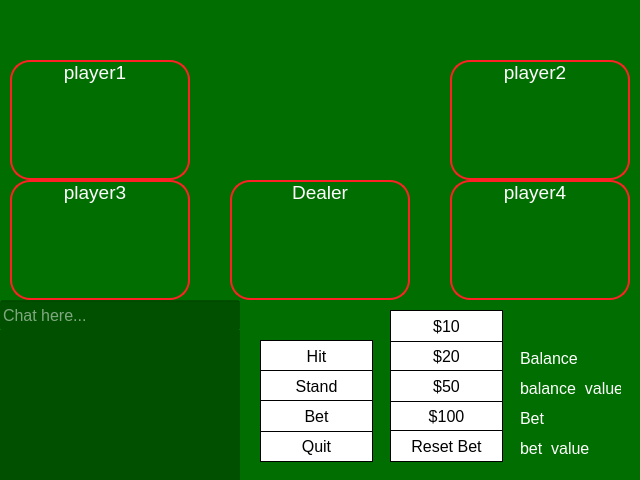
<?xml version="1.0" encoding="UTF-8"?>
<ui version="4.0">
 <class>Form</class>
 <widget class="QWidget" name="Form">
  <property name="geometry">
   <rect>
    <x>0</x>
    <y>0</y>
    <width>640</width>
    <height>480</height>
   </rect>
  </property>
  <property name="sizePolicy">
   <sizepolicy hsizetype="Fixed" vsizetype="Fixed">
    <horstretch>0</horstretch>
    <verstretch>0</verstretch>
   </sizepolicy>
  </property>
  <property name="windowTitle">
   <string>Form</string>
  </property>
  <widget class="QListWidget" name="chat_history">
   <property name="geometry">
    <rect>
     <x>0</x>
     <y>330</y>
     <width>240</width>
     <height>150</height>
    </rect>
   </property>
   <property name="sizePolicy">
    <sizepolicy hsizetype="Fixed" vsizetype="Fixed">
     <horstretch>0</horstretch>
     <verstretch>0</verstretch>
    </sizepolicy>
   </property>
   <property name="font">
    <font>
     <family>Arial</family>
     <pointsize>12</pointsize>
    </font>
   </property>
   <property name="styleSheet">
    <string notr="true">color: rgb(255, 255, 255);
background-color: rgba(0, 0,0, 70);</string>
   </property>
   <property name="frameShape">
    <enum>QFrame::NoFrame</enum>
   </property>
   <property name="frameShadow">
    <enum>QFrame::Sunken</enum>
   </property>
   <property name="horizontalScrollBarPolicy">
    <enum>Qt::ScrollBarAlwaysOff</enum>
   </property>
   <property name="sizeAdjustPolicy">
    <enum>QAbstractScrollArea::AdjustToContentsOnFirstShow</enum>
   </property>
   <property name="editTriggers">
    <set>QAbstractItemView::NoEditTriggers</set>
   </property>
   <property name="movement">
    <enum>QListView::Free</enum>
   </property>
   <property name="isWrapping" stdset="0">
    <bool>false</bool>
   </property>
   <property name="resizeMode">
    <enum>QListView::Adjust</enum>
   </property>
   <property name="layoutMode">
    <enum>QListView::Batched</enum>
   </property>
   <property name="uniformItemSizes">
    <bool>false</bool>
   </property>
   <property name="wordWrap">
    <bool>true</bool>
   </property>
   <property name="selectionRectVisible">
    <bool>false</bool>
   </property>
  </widget>
  <widget class="QLineEdit" name="chat_entry">
   <property name="geometry">
    <rect>
     <x>0</x>
     <y>300</y>
     <width>240</width>
     <height>30</height>
    </rect>
   </property>
   <property name="sizePolicy">
    <sizepolicy hsizetype="Fixed" vsizetype="Fixed">
     <horstretch>0</horstretch>
     <verstretch>0</verstretch>
    </sizepolicy>
   </property>
   <property name="font">
    <font>
     <family>Arial</family>
     <pointsize>12</pointsize>
    </font>
   </property>
   <property name="styleSheet">
    <string notr="true">color: rgb(255, 255, 255);
background-color: rgba(0, 0,0, 70);</string>
   </property>
   <property name="echoMode">
    <enum>QLineEdit::Normal</enum>
   </property>
   <property name="placeholderText">
    <string>Chat here...</string>
   </property>
   <property name="clearButtonEnabled">
    <bool>false</bool>
   </property>
  </widget>
  <widget class="QLabel" name="player1_label">
   <property name="geometry">
    <rect>
     <x>20</x>
     <y>60</y>
     <width>150</width>
     <height>25</height>
    </rect>
   </property>
   <property name="font">
    <font>
     <family>Arial</family>
     <pointsize>14</pointsize>
    </font>
   </property>
   <property name="styleSheet">
    <string notr="true">color: rgb(255, 255, 255);</string>
   </property>
   <property name="text">
    <string>player1</string>
   </property>
   <property name="alignment">
    <set>Qt::AlignCenter</set>
   </property>
  </widget>
  <widget class="QLabel" name="player2_label">
   <property name="geometry">
    <rect>
     <x>460</x>
     <y>60</y>
     <width>150</width>
     <height>25</height>
    </rect>
   </property>
   <property name="font">
    <font>
     <family>Arial</family>
     <pointsize>14</pointsize>
    </font>
   </property>
   <property name="styleSheet">
    <string notr="true">color: rgb(255, 255, 255);</string>
   </property>
   <property name="text">
    <string>player2</string>
   </property>
   <property name="alignment">
    <set>Qt::AlignCenter</set>
   </property>
  </widget>
  <widget class="QLabel" name="player3_label">
   <property name="geometry">
    <rect>
     <x>20</x>
     <y>180</y>
     <width>150</width>
     <height>25</height>
    </rect>
   </property>
   <property name="sizePolicy">
    <sizepolicy hsizetype="Fixed" vsizetype="Fixed">
     <horstretch>0</horstretch>
     <verstretch>0</verstretch>
    </sizepolicy>
   </property>
   <property name="font">
    <font>
     <family>Arial</family>
     <pointsize>14</pointsize>
    </font>
   </property>
   <property name="styleSheet">
    <string notr="true">color: rgb(255, 255, 255);</string>
   </property>
   <property name="text">
    <string>player3</string>
   </property>
   <property name="alignment">
    <set>Qt::AlignCenter</set>
   </property>
  </widget>
  <widget class="QLabel" name="player4_label">
   <property name="geometry">
    <rect>
     <x>460</x>
     <y>180</y>
     <width>150</width>
     <height>25</height>
    </rect>
   </property>
   <property name="font">
    <font>
     <family>Arial</family>
     <pointsize>14</pointsize>
    </font>
   </property>
   <property name="styleSheet">
    <string notr="true">color: rgb(255, 255, 255);</string>
   </property>
   <property name="text">
    <string>player4</string>
   </property>
   <property name="alignment">
    <set>Qt::AlignCenter</set>
   </property>
  </widget>
  <widget class="QLabel" name="dealer_label">
   <property name="geometry">
    <rect>
     <x>260</x>
     <y>180</y>
     <width>120</width>
     <height>25</height>
    </rect>
   </property>
   <property name="font">
    <font>
     <family>Arial</family>
     <pointsize>14</pointsize>
    </font>
   </property>
   <property name="styleSheet">
    <string notr="true">color: rgb(255, 255, 255);</string>
   </property>
   <property name="text">
    <string>Dealer</string>
   </property>
   <property name="alignment">
    <set>Qt::AlignCenter</set>
   </property>
  </widget>
  <widget class="QPushButton" name="hit_button">
   <property name="geometry">
    <rect>
     <x>260</x>
     <y>340</y>
     <width>113</width>
     <height>32</height>
    </rect>
   </property>
   <property name="font">
    <font>
     <family>Arial</family>
     <pointsize>12</pointsize>
    </font>
   </property>
   <property name="styleSheet">
    <string notr="true">:enabled { color: rgb(0, 0, 0);
border-color: rgb(0, 0, 0);
background-color: rgb(255, 255, 255);
border-style:outset;
border-width:1px}
:disabled {
color: rgb(169, 167, 171);
background-color: rgb(255, 255, 255);
border-color: rgb(0, 0, 0);
border-style:outset;
border-width:1px
}</string>
   </property>
   <property name="text">
    <string>Hit</string>
   </property>
  </widget>
  <widget class="QPushButton" name="stand_button">
   <property name="geometry">
    <rect>
     <x>260</x>
     <y>370</y>
     <width>113</width>
     <height>32</height>
    </rect>
   </property>
   <property name="font">
    <font>
     <family>Arial</family>
     <pointsize>12</pointsize>
    </font>
   </property>
   <property name="styleSheet">
    <string notr="true">:enabled { color: rgb(0, 0, 0);
border-color: rgb(0, 0, 0);
background-color: rgb(255, 255, 255);
border-style:outset;
border-width:1px}
:disabled {
color: rgb(169, 167, 171);
background-color: rgb(255, 255, 255);
border-color: rgb(0, 0, 0);
border-style:outset;
border-width:1px
}</string>
   </property>
   <property name="text">
    <string>Stand</string>
   </property>
  </widget>
  <widget class="QPushButton" name="add_20_button">
   <property name="geometry">
    <rect>
     <x>390</x>
     <y>340</y>
     <width>113</width>
     <height>32</height>
    </rect>
   </property>
   <property name="font">
    <font>
     <family>Arial</family>
     <pointsize>12</pointsize>
    </font>
   </property>
   <property name="styleSheet">
    <string notr="true">:enabled { color: rgb(0, 0, 0);
border-color: rgb(0, 0, 0);
background-color: rgb(255, 255, 255);
border-style:outset;
border-width:1px}
:disabled {
color: rgb(169, 167, 171);
background-color: rgb(255, 255, 255);
border-color: rgb(0, 0, 0);
border-style:outset;
border-width:1px
}</string>
   </property>
   <property name="text">
    <string>$20</string>
   </property>
  </widget>
  <widget class="QPushButton" name="add_100_button">
   <property name="geometry">
    <rect>
     <x>390</x>
     <y>400</y>
     <width>113</width>
     <height>32</height>
    </rect>
   </property>
   <property name="font">
    <font>
     <family>Arial</family>
     <pointsize>12</pointsize>
    </font>
   </property>
   <property name="styleSheet">
    <string notr="true">:enabled { color: rgb(0, 0, 0);
border-color: rgb(0, 0, 0);
background-color: rgb(255, 255, 255);
border-style:outset;
border-width:1px}
:disabled {
color: rgb(169, 167, 171);
background-color: rgb(255, 255, 255);
border-color: rgb(0, 0, 0);
border-style:outset;
border-width:1px
}</string>
   </property>
   <property name="text">
    <string>$100</string>
   </property>
  </widget>
  <widget class="QPushButton" name="add_10_button">
   <property name="geometry">
    <rect>
     <x>390</x>
     <y>310</y>
     <width>113</width>
     <height>32</height>
    </rect>
   </property>
   <property name="font">
    <font>
     <family>Arial</family>
     <pointsize>12</pointsize>
    </font>
   </property>
   <property name="styleSheet">
    <string notr="true">:enabled { color: rgb(0, 0, 0);
border-color: rgb(0, 0, 0);
background-color: rgb(255, 255, 255);
border-style:outset;
border-width:1px}
:disabled {
color: rgb(169, 167, 171);
background-color: rgb(255, 255, 255);
border-color: rgb(0, 0, 0);
border-style:outset;
border-width:1px
}</string>
   </property>
   <property name="text">
    <string>$10</string>
   </property>
  </widget>
  <widget class="QPushButton" name="reset_bet_button">
   <property name="geometry">
    <rect>
     <x>390</x>
     <y>430</y>
     <width>113</width>
     <height>32</height>
    </rect>
   </property>
   <property name="font">
    <font>
     <family>Arial</family>
     <pointsize>12</pointsize>
    </font>
   </property>
   <property name="styleSheet">
    <string notr="true">:enabled { color: rgb(0, 0, 0);
border-color: rgb(0, 0, 0);
background-color: rgb(255, 255, 255);
border-style:outset;
border-width:1px}
:disabled {
color: rgb(169, 167, 171);
background-color: rgb(255, 255, 255);
border-color: rgb(0, 0, 0);
border-style:outset;
border-width:1px
}</string>
   </property>
   <property name="text">
    <string>Reset Bet</string>
   </property>
  </widget>
  <widget class="QLabel" name="label">
   <property name="geometry">
    <rect>
     <x>520</x>
     <y>350</y>
     <width>60</width>
     <height>16</height>
    </rect>
   </property>
   <property name="font">
    <font>
     <family>Arial</family>
     <pointsize>12</pointsize>
    </font>
   </property>
   <property name="styleSheet">
    <string notr="true">color: rgb(255, 255, 255);</string>
   </property>
   <property name="text">
    <string>Balance</string>
   </property>
  </widget>
  <widget class="QLabel" name="balance_label">
   <property name="geometry">
    <rect>
     <x>520</x>
     <y>380</y>
     <width>101</width>
     <height>16</height>
    </rect>
   </property>
   <property name="font">
    <font>
     <family>Arial</family>
     <pointsize>12</pointsize>
    </font>
   </property>
   <property name="styleSheet">
    <string notr="true">color: rgb(255, 255, 255);</string>
   </property>
   <property name="text">
    <string>balance_value</string>
   </property>
  </widget>
  <widget class="QLabel" name="label_3">
   <property name="geometry">
    <rect>
     <x>520</x>
     <y>410</y>
     <width>60</width>
     <height>16</height>
    </rect>
   </property>
   <property name="font">
    <font>
     <family>Arial</family>
     <pointsize>12</pointsize>
    </font>
   </property>
   <property name="styleSheet">
    <string notr="true">color: rgb(255, 255, 255);</string>
   </property>
   <property name="text">
    <string>Bet</string>
   </property>
  </widget>
  <widget class="QLabel" name="bet_label">
   <property name="geometry">
    <rect>
     <x>520</x>
     <y>440</y>
     <width>101</width>
     <height>16</height>
    </rect>
   </property>
   <property name="font">
    <font>
     <family>Arial</family>
     <pointsize>12</pointsize>
    </font>
   </property>
   <property name="styleSheet">
    <string notr="true">color: rgb(255, 255, 255);</string>
   </property>
   <property name="text">
    <string>bet_value</string>
   </property>
  </widget>
  <widget class="QPushButton" name="add_50_button">
   <property name="geometry">
    <rect>
     <x>390</x>
     <y>370</y>
     <width>113</width>
     <height>32</height>
    </rect>
   </property>
   <property name="font">
    <font>
     <family>Arial</family>
     <pointsize>12</pointsize>
    </font>
   </property>
   <property name="styleSheet">
    <string notr="true">:enabled { color: rgb(0, 0, 0);
border-color: rgb(0, 0, 0);
background-color: rgb(255, 255, 255);
border-style:outset;
border-width:1px}
:disabled {
color: rgb(169, 167, 171);
background-color: rgb(255, 255, 255);
border-color: rgb(0, 0, 0);
border-style:outset;
border-width:1px
}</string>
   </property>
   <property name="text">
    <string>$50</string>
   </property>
  </widget>
  <widget class="QPushButton" name="quit_button">
   <property name="geometry">
    <rect>
     <x>260</x>
     <y>430</y>
     <width>113</width>
     <height>32</height>
    </rect>
   </property>
   <property name="font">
    <font>
     <family>Arial</family>
     <pointsize>12</pointsize>
    </font>
   </property>
   <property name="styleSheet">
    <string notr="true">:enabled { color: rgb(0, 0, 0);
border-color: rgb(0, 0, 0);
background-color: rgb(255, 255, 255);
border-style:outset;
border-width:1px}
:disabled {
color: rgb(169, 167, 171);
background-color: rgb(255, 255, 255);
border-color: rgb(0, 0, 0);
border-style:outset;
border-width:1px
}</string>
   </property>
   <property name="text">
    <string>Quit</string>
   </property>
  </widget>
  <widget class="QPushButton" name="bet_button">
   <property name="geometry">
    <rect>
     <x>260</x>
     <y>400</y>
     <width>113</width>
     <height>32</height>
    </rect>
   </property>
   <property name="font">
    <font>
     <family>Arial</family>
     <pointsize>12</pointsize>
    </font>
   </property>
   <property name="styleSheet">
    <string notr="true">:enabled { color: rgb(0, 0, 0);
border-color: rgb(0, 0, 0);
background-color: rgb(255, 255, 255);
border-style:outset;
border-width:1px}
:disabled {
color: rgb(169, 167, 171);
background-color: rgb(255, 255, 255);
border-color: rgb(0, 0, 0);
border-style:outset;
border-width:1px
}</string>
   </property>
   <property name="text">
    <string>Bet</string>
   </property>
  </widget>
  <widget class="QLabel" name="label_2">
   <property name="geometry">
    <rect>
     <x>0</x>
     <y>0</y>
     <width>640</width>
     <height>480</height>
    </rect>
   </property>
   <property name="sizePolicy">
    <sizepolicy hsizetype="Expanding" vsizetype="Expanding">
     <horstretch>0</horstretch>
     <verstretch>0</verstretch>
    </sizepolicy>
   </property>
   <property name="font">
    <font>
     <family>Arial</family>
    </font>
   </property>
   <property name="styleSheet">
    <string notr="true">background-color: rgb(0, 110, 0);</string>
   </property>
   <property name="text">
    <string/>
   </property>
  </widget>
  <widget class="QLabel" name="label_4">
   <property name="geometry">
    <rect>
     <x>10</x>
     <y>60</y>
     <width>180</width>
     <height>120</height>
    </rect>
   </property>
   <property name="styleSheet">
    <string notr="true">background-color: rgba(255, 255, 255, 0);
border-color: rgb(255, 255, 255);
border-radius: 20px;
border: 2px solid #ff2025;                  </string>
   </property>
   <property name="text">
    <string/>
   </property>
  </widget>
  <widget class="QLabel" name="label_5">
   <property name="geometry">
    <rect>
     <x>450</x>
     <y>60</y>
     <width>180</width>
     <height>120</height>
    </rect>
   </property>
   <property name="styleSheet">
    <string notr="true">background-color: rgba(255, 255, 255, 0);
border-color: rgb(255, 255, 255);
border-radius: 20px;
border: 2px solid #ff2025;                  </string>
   </property>
   <property name="text">
    <string/>
   </property>
  </widget>
  <widget class="QLabel" name="label_6">
   <property name="geometry">
    <rect>
     <x>10</x>
     <y>180</y>
     <width>180</width>
     <height>120</height>
    </rect>
   </property>
   <property name="styleSheet">
    <string notr="true">background-color: rgba(255, 255, 255, 0);
border-color: rgb(255, 255, 255);
border-radius: 20px;
border: 2px solid #ff2025;                  
</string>
   </property>
   <property name="text">
    <string/>
   </property>
  </widget>
  <widget class="QLabel" name="label_8">
   <property name="geometry">
    <rect>
     <x>230</x>
     <y>180</y>
     <width>180</width>
     <height>120</height>
    </rect>
   </property>
   <property name="styleSheet">
    <string notr="true">background-color: rgba(255, 255, 255, 0);
border-color: rgb(255, 255, 255);
border-radius: 20px;
border: 2px solid #ff2025;                  </string>
   </property>
   <property name="text">
    <string/>
   </property>
  </widget>
  <widget class="QWidget" name="verticalLayoutWidget">
   <property name="geometry">
    <rect>
     <x>20</x>
     <y>90</y>
     <width>62</width>
     <height>81</height>
    </rect>
   </property>
   <layout class="QVBoxLayout" name="card11"/>
  </widget>
  <widget class="QWidget" name="verticalLayoutWidget_2">
   <property name="geometry">
    <rect>
     <x>40</x>
     <y>90</y>
     <width>60</width>
     <height>79</height>
    </rect>
   </property>
   <layout class="QVBoxLayout" name="card12"/>
  </widget>
  <widget class="QWidget" name="verticalLayoutWidget_3">
   <property name="geometry">
    <rect>
     <x>60</x>
     <y>90</y>
     <width>60</width>
     <height>79</height>
    </rect>
   </property>
   <layout class="QVBoxLayout" name="card13"/>
  </widget>
  <widget class="QWidget" name="verticalLayoutWidget_4">
   <property name="geometry">
    <rect>
     <x>80</x>
     <y>90</y>
     <width>60</width>
     <height>79</height>
    </rect>
   </property>
   <layout class="QVBoxLayout" name="card14"/>
  </widget>
  <widget class="QWidget" name="verticalLayoutWidget_5">
   <property name="geometry">
    <rect>
     <x>100</x>
     <y>90</y>
     <width>60</width>
     <height>79</height>
    </rect>
   </property>
   <layout class="QVBoxLayout" name="card15"/>
  </widget>
  <widget class="QWidget" name="verticalLayoutWidget_6">
   <property name="geometry">
    <rect>
     <x>120</x>
     <y>90</y>
     <width>60</width>
     <height>79</height>
    </rect>
   </property>
   <layout class="QVBoxLayout" name="card16"/>
  </widget>
  <widget class="QWidget" name="verticalLayoutWidget_7">
   <property name="geometry">
    <rect>
     <x>460</x>
     <y>90</y>
     <width>60</width>
     <height>79</height>
    </rect>
   </property>
   <layout class="QVBoxLayout" name="card21"/>
  </widget>
  <widget class="QWidget" name="verticalLayoutWidget_8">
   <property name="geometry">
    <rect>
     <x>480</x>
     <y>90</y>
     <width>60</width>
     <height>79</height>
    </rect>
   </property>
   <layout class="QVBoxLayout" name="card22"/>
  </widget>
  <widget class="QWidget" name="verticalLayoutWidget_9">
   <property name="geometry">
    <rect>
     <x>500</x>
     <y>90</y>
     <width>60</width>
     <height>79</height>
    </rect>
   </property>
   <layout class="QVBoxLayout" name="card23"/>
  </widget>
  <widget class="QWidget" name="verticalLayoutWidget_10">
   <property name="geometry">
    <rect>
     <x>520</x>
     <y>90</y>
     <width>60</width>
     <height>79</height>
    </rect>
   </property>
   <layout class="QVBoxLayout" name="card24"/>
  </widget>
  <widget class="QWidget" name="verticalLayoutWidget_11">
   <property name="geometry">
    <rect>
     <x>540</x>
     <y>90</y>
     <width>60</width>
     <height>79</height>
    </rect>
   </property>
   <layout class="QVBoxLayout" name="card25"/>
  </widget>
  <widget class="QWidget" name="verticalLayoutWidget_12">
   <property name="geometry">
    <rect>
     <x>560</x>
     <y>90</y>
     <width>60</width>
     <height>79</height>
    </rect>
   </property>
   <layout class="QVBoxLayout" name="card26"/>
  </widget>
  <widget class="QWidget" name="verticalLayoutWidget_13">
   <property name="geometry">
    <rect>
     <x>460</x>
     <y>210</y>
     <width>60</width>
     <height>79</height>
    </rect>
   </property>
   <layout class="QVBoxLayout" name="card41"/>
  </widget>
  <widget class="QWidget" name="verticalLayoutWidget_14">
   <property name="geometry">
    <rect>
     <x>480</x>
     <y>210</y>
     <width>60</width>
     <height>79</height>
    </rect>
   </property>
   <layout class="QVBoxLayout" name="card42"/>
  </widget>
  <widget class="QWidget" name="verticalLayoutWidget_15">
   <property name="geometry">
    <rect>
     <x>500</x>
     <y>210</y>
     <width>60</width>
     <height>79</height>
    </rect>
   </property>
   <layout class="QVBoxLayout" name="card43"/>
  </widget>
  <widget class="QWidget" name="verticalLayoutWidget_16">
   <property name="geometry">
    <rect>
     <x>520</x>
     <y>210</y>
     <width>60</width>
     <height>79</height>
    </rect>
   </property>
   <layout class="QVBoxLayout" name="card44"/>
  </widget>
  <widget class="QWidget" name="verticalLayoutWidget_17">
   <property name="geometry">
    <rect>
     <x>540</x>
     <y>210</y>
     <width>60</width>
     <height>79</height>
    </rect>
   </property>
   <layout class="QVBoxLayout" name="card45"/>
  </widget>
  <widget class="QWidget" name="verticalLayoutWidget_18">
   <property name="geometry">
    <rect>
     <x>560</x>
     <y>210</y>
     <width>60</width>
     <height>79</height>
    </rect>
   </property>
   <layout class="QVBoxLayout" name="card46"/>
  </widget>
  <widget class="QWidget" name="verticalLayoutWidget_19">
   <property name="geometry">
    <rect>
     <x>20</x>
     <y>210</y>
     <width>60</width>
     <height>79</height>
    </rect>
   </property>
   <layout class="QVBoxLayout" name="card31"/>
  </widget>
  <widget class="QWidget" name="verticalLayoutWidget_20">
   <property name="geometry">
    <rect>
     <x>40</x>
     <y>210</y>
     <width>60</width>
     <height>79</height>
    </rect>
   </property>
   <layout class="QVBoxLayout" name="card32"/>
  </widget>
  <widget class="QWidget" name="verticalLayoutWidget_21">
   <property name="geometry">
    <rect>
     <x>60</x>
     <y>210</y>
     <width>60</width>
     <height>79</height>
    </rect>
   </property>
   <layout class="QVBoxLayout" name="card33"/>
  </widget>
  <widget class="QWidget" name="verticalLayoutWidget_22">
   <property name="geometry">
    <rect>
     <x>80</x>
     <y>210</y>
     <width>60</width>
     <height>79</height>
    </rect>
   </property>
   <layout class="QVBoxLayout" name="card34"/>
  </widget>
  <widget class="QWidget" name="verticalLayoutWidget_23">
   <property name="geometry">
    <rect>
     <x>100</x>
     <y>210</y>
     <width>60</width>
     <height>79</height>
    </rect>
   </property>
   <layout class="QVBoxLayout" name="card35"/>
  </widget>
  <widget class="QWidget" name="verticalLayoutWidget_24">
   <property name="geometry">
    <rect>
     <x>120</x>
     <y>210</y>
     <width>60</width>
     <height>79</height>
    </rect>
   </property>
   <layout class="QVBoxLayout" name="card36"/>
  </widget>
  <widget class="QWidget" name="verticalLayoutWidget_25">
   <property name="geometry">
    <rect>
     <x>240</x>
     <y>210</y>
     <width>60</width>
     <height>79</height>
    </rect>
   </property>
   <layout class="QVBoxLayout" name="card01"/>
  </widget>
  <widget class="QWidget" name="verticalLayoutWidget_26">
   <property name="geometry">
    <rect>
     <x>260</x>
     <y>210</y>
     <width>60</width>
     <height>79</height>
    </rect>
   </property>
   <layout class="QVBoxLayout" name="card02"/>
  </widget>
  <widget class="QWidget" name="verticalLayoutWidget_27">
   <property name="geometry">
    <rect>
     <x>279</x>
     <y>210</y>
     <width>61</width>
     <height>79</height>
    </rect>
   </property>
   <layout class="QVBoxLayout" name="card03"/>
  </widget>
  <widget class="QWidget" name="verticalLayoutWidget_28">
   <property name="geometry">
    <rect>
     <x>300</x>
     <y>210</y>
     <width>60</width>
     <height>79</height>
    </rect>
   </property>
   <layout class="QVBoxLayout" name="card04"/>
  </widget>
  <widget class="QWidget" name="verticalLayoutWidget_29">
   <property name="geometry">
    <rect>
     <x>320</x>
     <y>210</y>
     <width>60</width>
     <height>79</height>
    </rect>
   </property>
   <layout class="QVBoxLayout" name="card05"/>
  </widget>
  <widget class="QWidget" name="verticalLayoutWidget_30">
   <property name="geometry">
    <rect>
     <x>340</x>
     <y>210</y>
     <width>60</width>
     <height>79</height>
    </rect>
   </property>
   <layout class="QVBoxLayout" name="card06"/>
  </widget>
  <widget class="QLabel" name="label_7">
   <property name="geometry">
    <rect>
     <x>450</x>
     <y>180</y>
     <width>180</width>
     <height>120</height>
    </rect>
   </property>
   <property name="styleSheet">
    <string notr="true">background-color: rgba(255, 255, 255, 0);
border-color: rgb(255, 255, 255);
border-radius: 20px;
border: 2px solid #ff2025;                  
</string>
   </property>
   <property name="text">
    <string/>
   </property>
  </widget>
  <widget class="QWidget" name="verticalLayoutWidget_31">
   <property name="geometry">
    <rect>
     <x>140</x>
     <y>90</y>
     <width>60</width>
     <height>79</height>
    </rect>
   </property>
   <layout class="QVBoxLayout" name="card17"/>
  </widget>
  <widget class="QWidget" name="verticalLayoutWidget_32">
   <property name="geometry">
    <rect>
     <x>360</x>
     <y>210</y>
     <width>60</width>
     <height>79</height>
    </rect>
   </property>
   <layout class="QVBoxLayout" name="card07"/>
  </widget>
  <widget class="QWidget" name="verticalLayoutWidget_33">
   <property name="geometry">
    <rect>
     <x>580</x>
     <y>90</y>
     <width>60</width>
     <height>79</height>
    </rect>
   </property>
   <layout class="QVBoxLayout" name="card27"/>
  </widget>
  <widget class="QWidget" name="verticalLayoutWidget_34">
   <property name="geometry">
    <rect>
     <x>580</x>
     <y>210</y>
     <width>60</width>
     <height>79</height>
    </rect>
   </property>
   <layout class="QVBoxLayout" name="card47"/>
  </widget>
  <widget class="QWidget" name="verticalLayoutWidget_35">
   <property name="geometry">
    <rect>
     <x>140</x>
     <y>210</y>
     <width>60</width>
     <height>79</height>
    </rect>
   </property>
   <layout class="QVBoxLayout" name="card37"/>
  </widget>
  <widget class="QLabel" name="label_9">
   <property name="geometry">
    <rect>
     <x>290</x>
     <y>70</y>
     <width>60</width>
     <height>80</height>
    </rect>
   </property>
   <property name="font">
    <font>
     <family>Arial</family>
    </font>
   </property>
   <property name="styleSheet">
    <string notr="true">border-image : url(&quot;./asset/cards/card_back.png&quot;) 0 0 0 0 stretch stretch;</string>
   </property>
   <property name="text">
    <string/>
   </property>
  </widget>
  <zorder>label_2</zorder>
  <zorder>chat_history</zorder>
  <zorder>chat_entry</zorder>
  <zorder>player1_label</zorder>
  <zorder>player2_label</zorder>
  <zorder>player3_label</zorder>
  <zorder>player4_label</zorder>
  <zorder>dealer_label</zorder>
  <zorder>hit_button</zorder>
  <zorder>stand_button</zorder>
  <zorder>add_20_button</zorder>
  <zorder>add_100_button</zorder>
  <zorder>add_10_button</zorder>
  <zorder>reset_bet_button</zorder>
  <zorder>label</zorder>
  <zorder>balance_label</zorder>
  <zorder>label_3</zorder>
  <zorder>bet_label</zorder>
  <zorder>add_50_button</zorder>
  <zorder>quit_button</zorder>
  <zorder>bet_button</zorder>
  <zorder>label_4</zorder>
  <zorder>label_5</zorder>
  <zorder>label_6</zorder>
  <zorder>label_8</zorder>
  <zorder>verticalLayoutWidget</zorder>
  <zorder>verticalLayoutWidget_2</zorder>
  <zorder>verticalLayoutWidget_3</zorder>
  <zorder>verticalLayoutWidget_4</zorder>
  <zorder>verticalLayoutWidget_5</zorder>
  <zorder>verticalLayoutWidget_6</zorder>
  <zorder>verticalLayoutWidget_7</zorder>
  <zorder>verticalLayoutWidget_8</zorder>
  <zorder>verticalLayoutWidget_9</zorder>
  <zorder>verticalLayoutWidget_10</zorder>
  <zorder>verticalLayoutWidget_11</zorder>
  <zorder>verticalLayoutWidget_12</zorder>
  <zorder>verticalLayoutWidget_13</zorder>
  <zorder>verticalLayoutWidget_14</zorder>
  <zorder>verticalLayoutWidget_15</zorder>
  <zorder>verticalLayoutWidget_16</zorder>
  <zorder>verticalLayoutWidget_17</zorder>
  <zorder>verticalLayoutWidget_18</zorder>
  <zorder>verticalLayoutWidget_19</zorder>
  <zorder>verticalLayoutWidget_20</zorder>
  <zorder>verticalLayoutWidget_21</zorder>
  <zorder>verticalLayoutWidget_22</zorder>
  <zorder>verticalLayoutWidget_23</zorder>
  <zorder>verticalLayoutWidget_24</zorder>
  <zorder>verticalLayoutWidget_25</zorder>
  <zorder>verticalLayoutWidget_26</zorder>
  <zorder>verticalLayoutWidget_27</zorder>
  <zorder>verticalLayoutWidget_28</zorder>
  <zorder>verticalLayoutWidget_29</zorder>
  <zorder>verticalLayoutWidget_30</zorder>
  <zorder>label_7</zorder>
  <zorder>verticalLayoutWidget_31</zorder>
  <zorder>verticalLayoutWidget_32</zorder>
  <zorder>verticalLayoutWidget_33</zorder>
  <zorder>verticalLayoutWidget_34</zorder>
  <zorder>verticalLayoutWidget_35</zorder>
  <zorder>label_9</zorder>
 </widget>
 <resources/>
 <connections/>
</ui>
